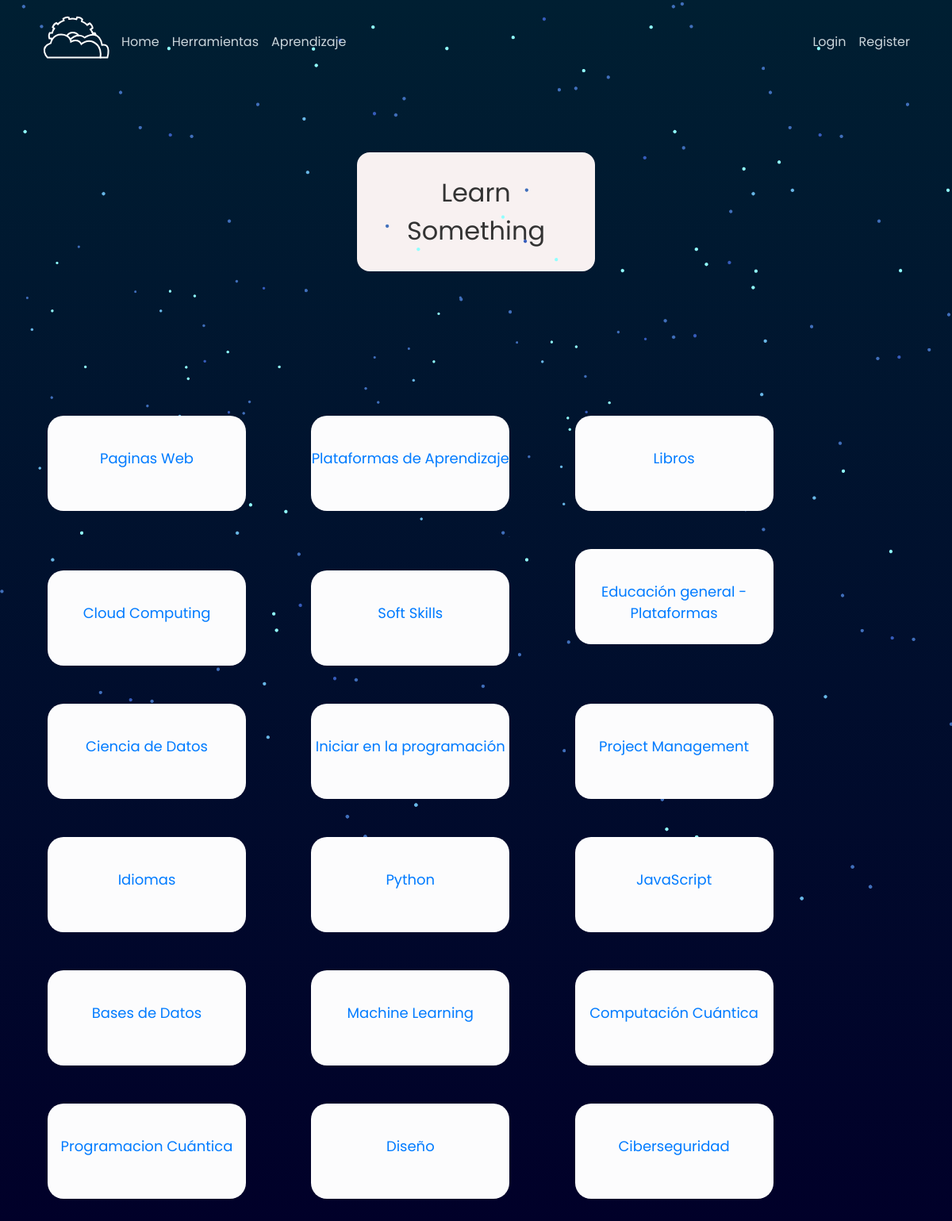
Page /learn on the committed database.
### aplicacion/models.py (models this page shows)
class Category(db.Model):
    id = db.Column(db.Integer, primary_key=True)
    category_name = db.Column(db.String(20), unique=True, nullable=False)
    image_category = db.Column(db.String(30), unique=False, nullable=True)
    type_category_id = db.Column(db.Integer, db.ForeignKey('type.id'))
    url_for_category = db.Column(db.String(30), unique=True, nullable=True)
    category_id = db.relationship('Tool', backref='category_name')

### aplicacion/routes.py (the view)
@app.route('/learn')
def learn():
    form = ActividadesInput()
    id_user = current_user.get_id()
    activities = Activity.query.filter_by(users_id=id_user).all()
    myCategory = Category.query.filter_by(type_category_id=2).all()
    return render_template('learn-2.html',form=form, myCategory=myCategory, incomplete=activities)

### aplicacion/routes.py (called while the page is built)
@app.before_request
def before_request():
    new = request.endpoint
    print(new)
    g.lista_dou = addon(lista, new)
    print(g.lista_dou)

### aplicacion/templates/learn-2.html (shortened to what this page needs)
{% extends "layout.html" %}
{% block links %}
    <link rel="stylesheet" type="text/css" href="{{ url_for('static', filename='css/normalize.css') }}">
    <link rel="stylesheet" type="text/css" href="{{ url_for('static', filename='css/style-2.css') }}">
{% endblock %}
{% block body %}
<div class="contenedor" style="background-color: transparent !important;">
    <div class="contenedor-2">
        <div class="container titan">Learn Something</div>
    </div>
</div>
<ul>
    {% for i in myCategory %}
        <a href="{{ url_for(i.url_for_category) }}">
            <div class="cuadrate">
                 <div class="texto" style="font-family: 'Poppins', sans-serif; font-size: large;">{{ i.category_name }}</div>
            </div>
        </a>
    {% endfor %}
</ul>
{% endblock %}

### aplicacion/static/css/style.css (style rules this page uses)
body { margin: 0; padding: 0; box-sizing: border-box; font-family: 'Poppins', sans-serif; scroll-behavior: smooth; }

### aplicacion/static/css/main.css (style rules this page uses)
body { background: #fafafa; color: #333333; margin-top: 5rem; }

### aplicacion/static/css/style-2.css (style rules this page uses)
* { margin: 0; padding: 0; box-sizing: border-box; font-family: 'Poppins', sans-serif; scroll-behavior: smooth; }
body { background: linear-gradient(#001f32,#010029); width: 100%; }

### rows in the picture
Category: category_name "Paginas Web"
Category: category_name "Plataformas de Aprendizaje"
Category: category_name "Libros"
Category: category_name "Cloud Computing"
Category: category_name "Soft Skills"
Category: category_name "Educación general - Plataformas"
Category: category_name "Ciencia de Datos"
Category: category_name "Iniciar en la programación"
Category: category_name "Project Management"
Category: category_name "Idiomas"
Category: category_name "Python"
Category: category_name "JavaScript"
Category: category_name "Bases de Datos"
Category: category_name "Machine Learning"
Category: category_name "Computación Cuántica"
Category: category_name "Programacion Cuántica"
Category: category_name "Diseño"
Category: category_name "Ciberseguridad"
